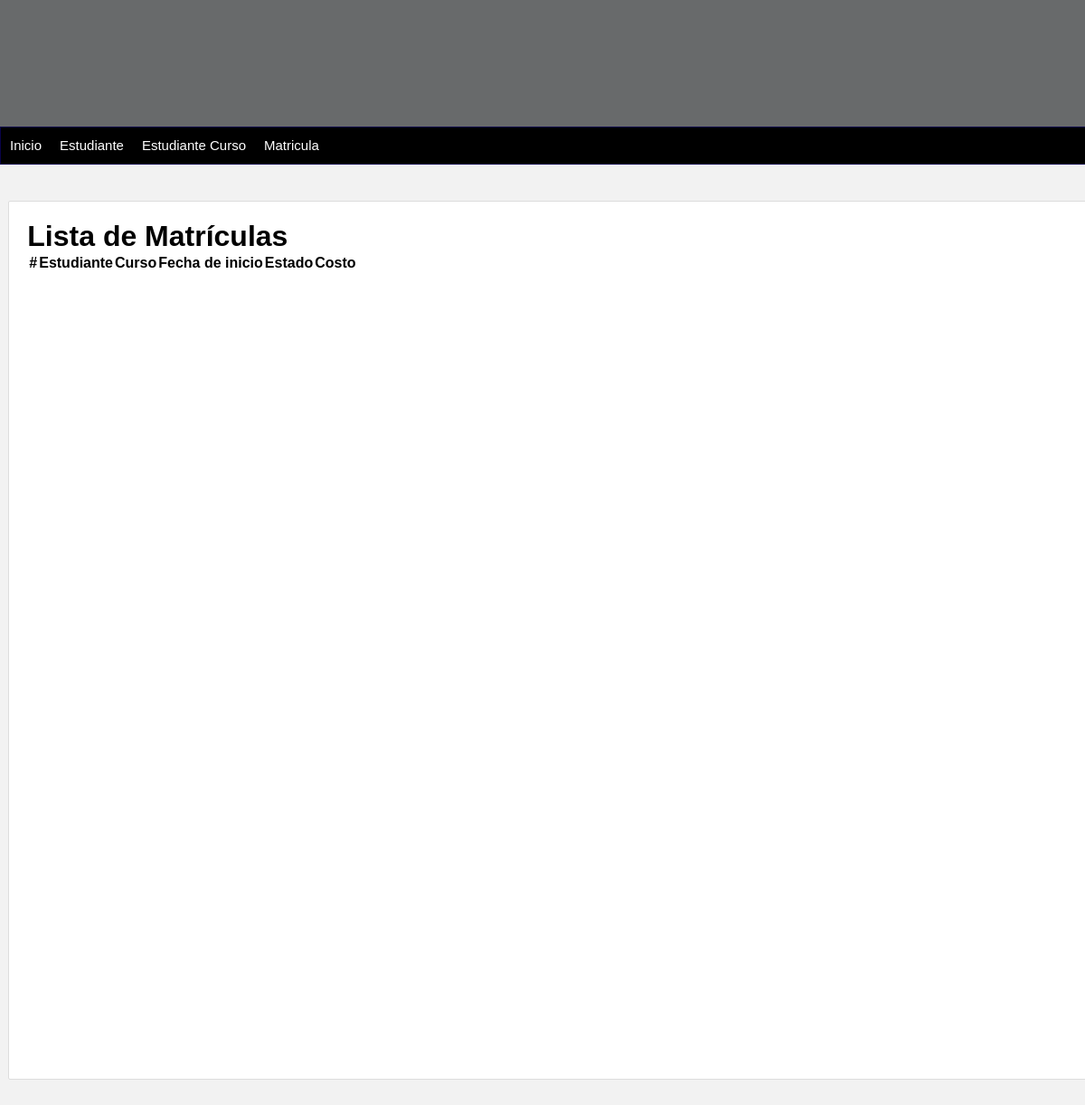
/matriculas/, run on an earlier commit of the app's database.
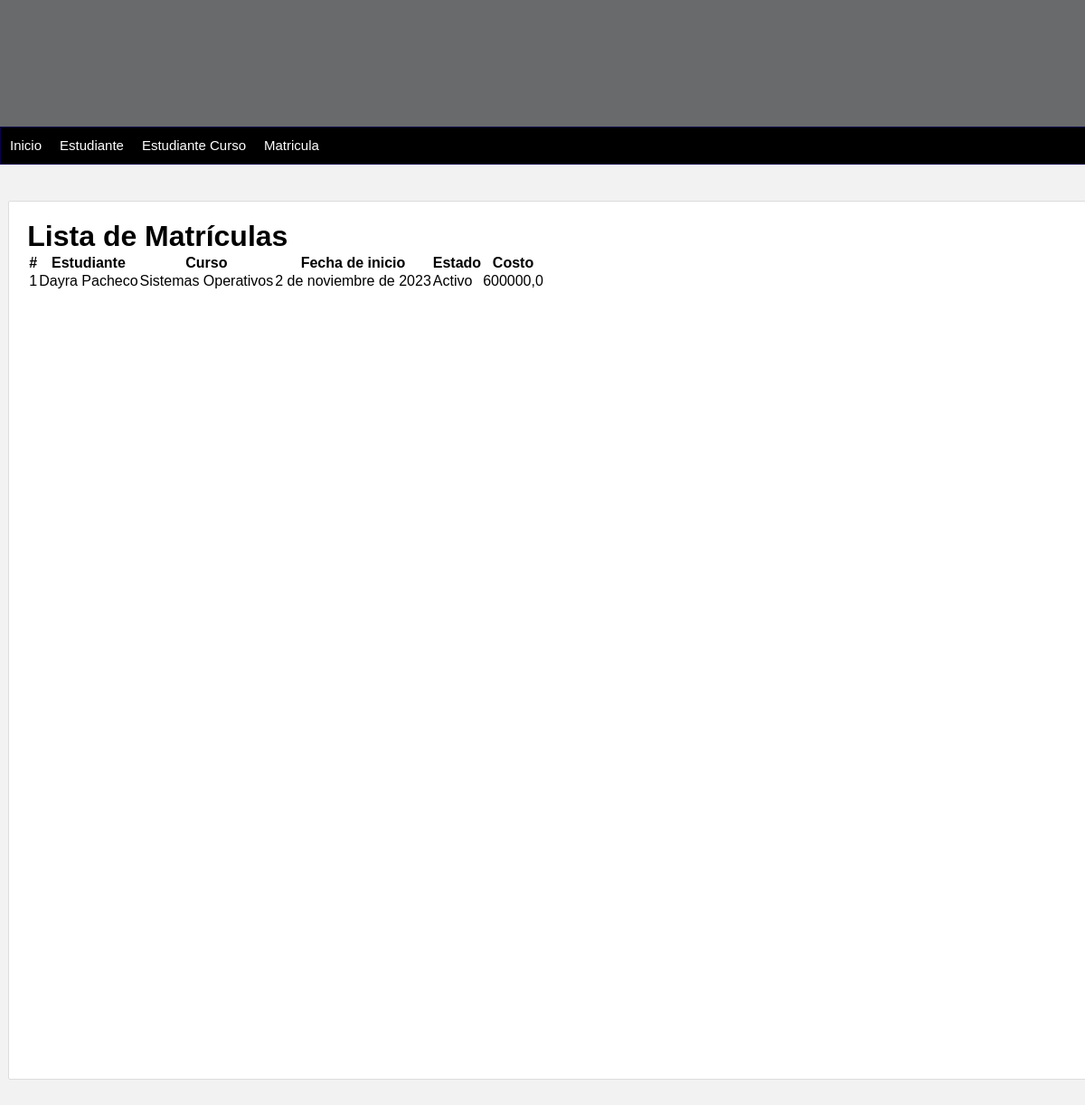
And on a later commit of the database.
### matriculas/models.py (models this page shows, shortened)
class matriculas(models.Model):
    codigo = models.CharField(max_length=3, unique=True)
    nombre = models.CharField(max_length=100)
    cursos = models.CharField(max_length=100)
    fecha_de_inicio = models.DateField(default=timezone.now)
    estado = models.CharField(max_length=100)
    costo = models.FloatField()

### mainApp/views.py (the view)
# urls.py: path('matriculas/', lista_matriculas, name='Hola_prueba'),
def lista_matriculas(request):
    matricula = matriculas.objects.all()
    return render(request, 'prueba.html', {'matriculas': matricula})

### mainApp/templates/prueba.html (shortened to what this page needs)
{% extends "index.html" %}
{% block content %}
<div class="container">
    <h1>Lista de Matrículas</h1>
    <table class="table table-striped">
        <thead>
            <tr>
                <th>#</th>
                <th>Estudiante</th>
                <th>Curso</th>
                <th>Fecha de inicio</th>
                <th>Estado</th>
                <th>Costo</th>
            </tr>
        </thead>
        <tbody>
            {% for matricula in matriculas %}
            <tr>
                <td>{{ forloop.counter }}</td>
                <td>{{ matricula.nombre }} </td>
                <td>{{ matricula.cursos }}</td>
                <td>{{ matricula.fecha_de_inicio }}</td>
                <td><span class="badge bg-warning text-dark">{{ matricula.estado }}</span></td>
                <td>{{ matricula.costo }}</td>
            </tr>
            {% endfor %}
        </tbody>
    </table>
</div>
{% endblock %}

What changed in the data, as far as the page shows it:
added matriculas: nombre "Dayra Pacheco", cursos "Sistemas Operativos", fecha_de_inicio "2 de noviembre de 2023", estado "Activo", costo "600000,0"
